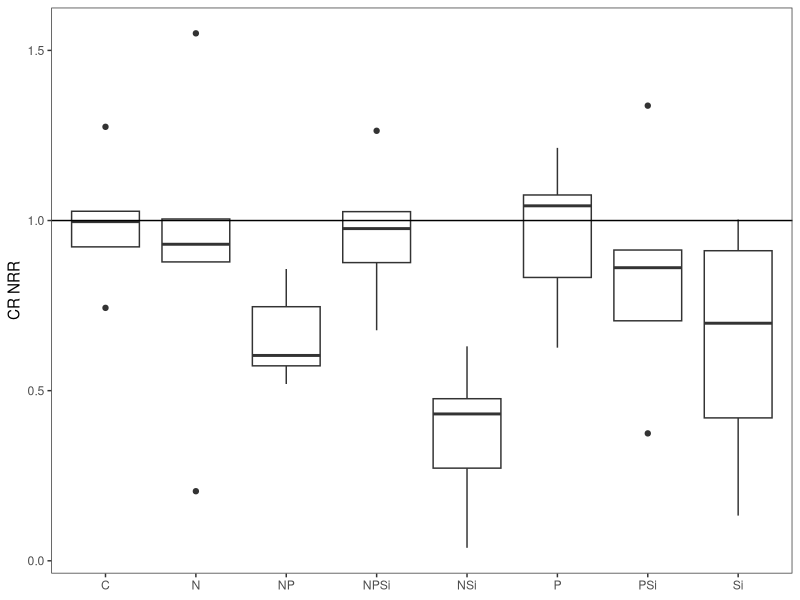
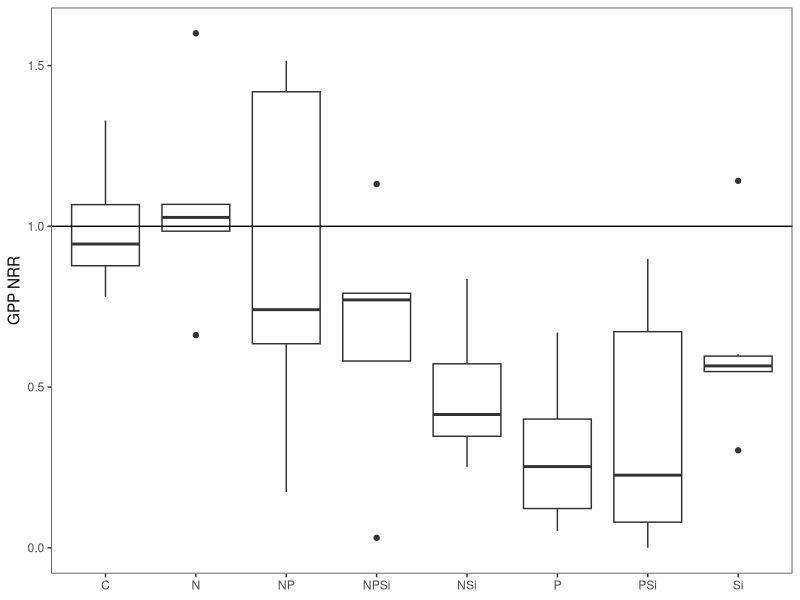
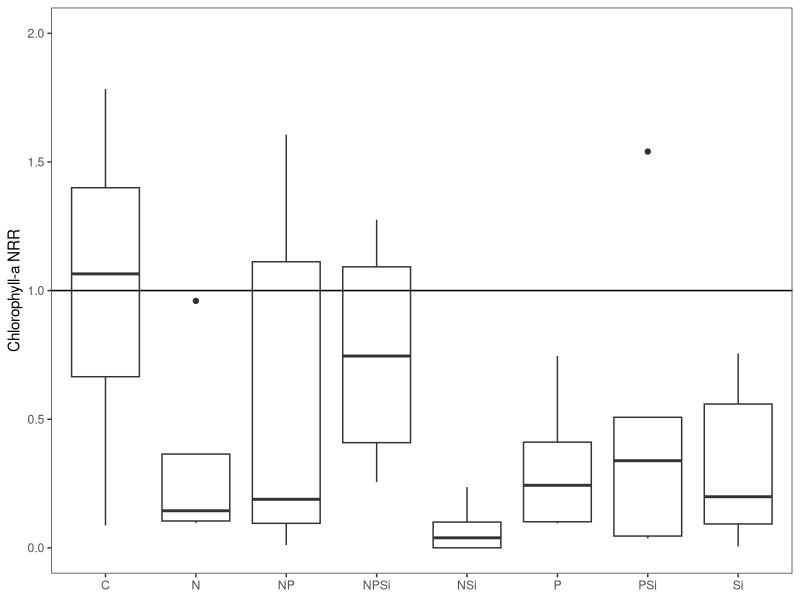
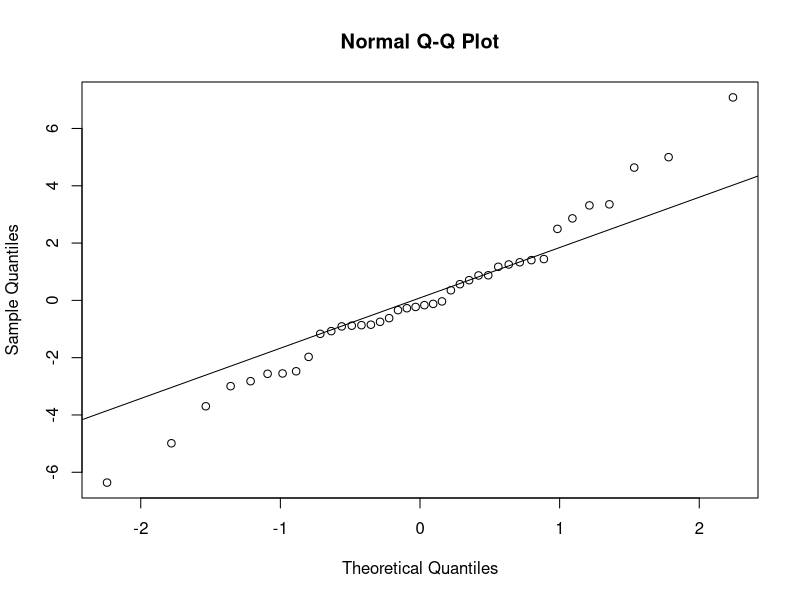
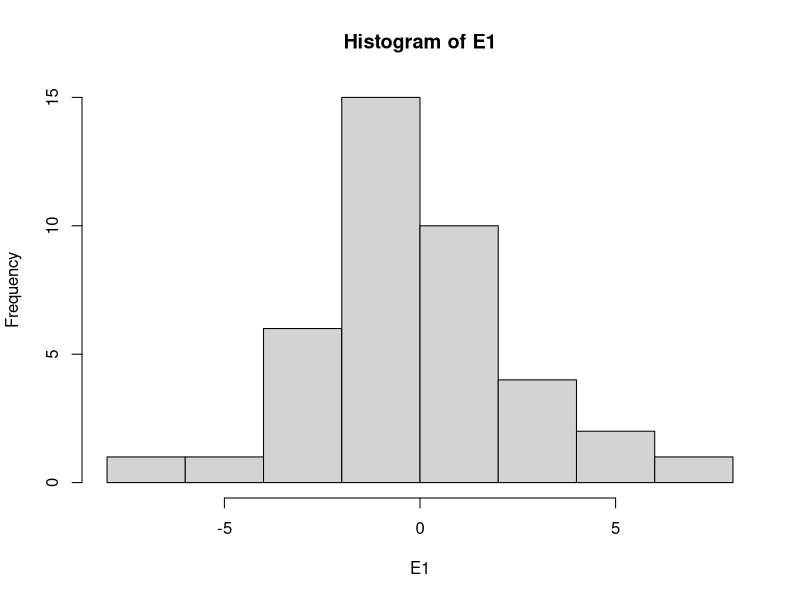
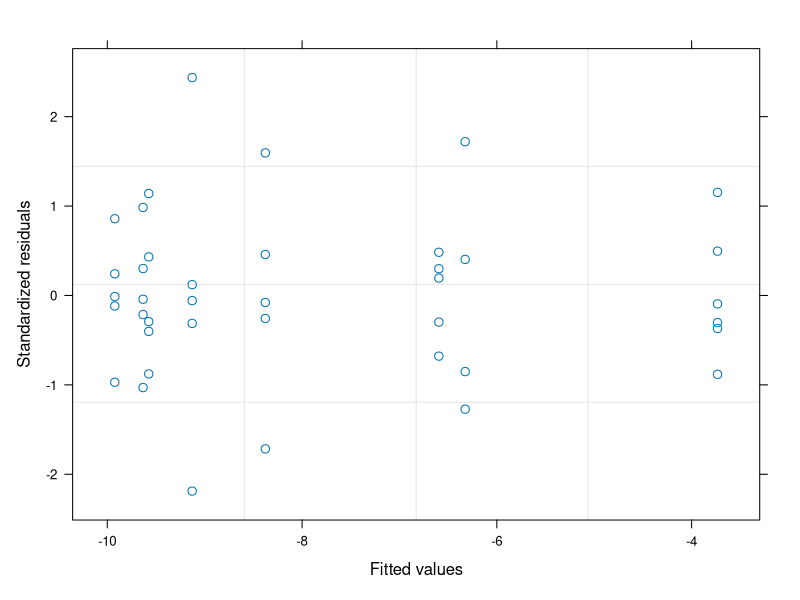

These figures' R source, in order: (Note: this script raises an error after producing the figures.)
#Author:  Clay Arango
#Creation date: 10-Feb-19
#Script to analyze NDS data from Summer 2018 NDS work with S. Roley and A. Alexiades

#packages
install.packages("nlme")
install.packages("nortest")
install.packages("dplyr")
install.packages("multcomp")
install.packages("MASS")
install.packages("ggplot2")
library(nlme)
library(nortest)
library(plyr)
library(dplyr)
library(multcomp)
library(MASS)
library(ggplot2)

#Load data
reec_fall <- read.table(file="reec_fall.csv", header=T, sep=",")

#set variable
d = reec_fall

#evaluate data to make sure factors are correct
names(d)
unique(d$nutrient) #control, N, NP, NPSi, NSi, P, PSi, Si
unique(d$N) #should be 0 and 1
unique(d$P) #should be 0 and 1
unique(d$Si) #should be 0 and 1
unique(d$top) #should be "sponge" and "glass"
#if need to change, use recode function below. 
d$top<-recode(d$top, "cellulose" ="sponge")
str(d)

#convert N and P vand Si alues (0 or 1 for absence or presence) to factors
d$N<-as.factor(d$N)
d$P<-as.factor(d$P)
d$Si<-as.factor(d$Si)
str(d)

#subset data into gpp and cr response
d.cr = subset(d, top=="sponge", data=d)
d.gpp = subset(d, top=="glass", data=d)

#calculate nrr for cr
x<-ddply(d.cr, "nutrient", summarise, ave_cr = mean(cr.area, na.rm=T)) #changed to ddply b/c allows
#to specify by column name - I had a csv file with the relevant column in a different position.
x
d.cr$cr.nrr = d.cr$cr.area/-9.9922869 #divide by control ave_cr

#calculate nrr for gpp and chla
x<- ddply(d.gpp, "nutrient", summarise, ave_gpp = mean(gpp.area, na.rm=T), ave_chla = mean(chla, na.rm=T)) 
x
d.gpp$gpp.nrr = d.gpp$gpp.area/2.2686372 #divide by control ave_gpp
d.gpp$chla.nrr = d.gpp$chla/0.5705330 #divide by control ave_chla

###############
#plots of NRR
##############
ggplot(data=subset(d.cr, !(nutrient=="control")), aes(x=nutrient, y=cr.nrr))+geom_boxplot()+theme_bw()+
  ylab("CR NRR")+geom_abline(slope = 0, intercept = 1)+
  theme(axis.title.x=element_blank(), panel.grid.minor=element_blank(), panel.grid.major=element_blank())
#inhibition

ggplot(data=subset(d.gpp, !(nutrient=="control")), aes(x=nutrient, y=gpp.nrr))+geom_boxplot()+theme_bw()+
  ylab("GPP NRR")+geom_abline(slope = 0, intercept = 1)+
  theme(axis.title.x=element_blank(), panel.grid.minor=element_blank(), panel.grid.major=element_blank())
#inhibition

ggplot(data=subset(d.gpp, !(nutrient=="control")), aes(x=nutrient, y=chla.nrr))+geom_boxplot()+theme_bw()+
  ylab("Chlorophyll-a NRR")+geom_abline(slope = 0, intercept = 1)+scale_y_continuous(limits=c(0, 2))+
  theme(axis.title.x=element_blank(), panel.grid.minor=element_blank(), panel.grid.major=element_blank())
#inhibition

##########
#NRR Summary Files
#########

GPP_sum<-ddply(d.gpp, "nutrient", summarise, ave_nrr.gpp=mean(gpp.nrr, na.rm=T), sd_nrr.gpp=sd(gpp.nrr, na.rm=T), 
               se_nrr.gpp =(sd(gpp.nrr)/sqrt(sum(!is.na(gpp.nrr)))), 
               ci95_nrr.gpp = (1.96*(sd(gpp.nrr)/sqrt(sum(!is.na(gpp.nrr))))),
               ave_nrr.chla=mean(chla.nrr, na.rm=T), sd_nrr.chla=sd(chla.nrr, na.rm=T), 
               se_nrr.chla =(sd(chla.nrr)/sqrt(sum(!is.na(chla.nrr)))), 
               ci95_nrr.chla = (1.96*(sd(chla.nrr)/sqrt(sum(!is.na(chla.nrr))))))
CR_sum<-ddply(d.cr, "nutrient", summarise, ave_nrr.cr=mean(cr.nrr, na.rm=T), sd_nrr.cr=sd(cr.nrr, na.rm=T), 
              se_nrr.cr =(sd(cr.nrr)/sqrt(sum(!is.na(cr.nrr)))), 
              ci95_nrr.cr = (1.96*(sd(cr.nrr)/sqrt(sum(!is.na(cr.nrr))))))
#now combine into one and export


############################################################
#analyze RESPIRATION data
############################################################

M1<-gls(cr.area~N*P*Si, data=d.cr, na.action=na.omit)
E1<-residuals(M1)
qqnorm(E1)
qqline(E1)
ad.test(E1)
   #residuals are normally distributed
hist(E1)  
plot(M1)

plot(filter(d.cr, !is.na(cr.area)) %>% dplyr::select(nutrient), 
     E1, xlab="nutrient", ylab="Residuals")
bartlett.test(cr.area~nutrient, data=d.cr)
   #variance test is ok

anova(M1)
  #co-limited by P and Si

x <- group_by(d.cr, nutrient) %>%  # Grouping function causes subsequent functions to aggregate by season and reach
  summarize(cr.mean = abs(mean(cr.area, na.rm = TRUE)), # na.rm = TRUE to remove missing values
            cr.sd=abs(sd(cr.area, na.rm = TRUE)),  # na.rm = TRUE to remove missing values
            n = sum(!is.na(cr.area)), # of observations, excluding NAs. 
            cr.se=cr.sd/sqrt(n))

ggplot(data=x, aes(x=nutrient, y=cr.mean)) + 
  geom_bar(stat="identity", position=position_dodge(), color = "black") + 
  geom_errorbar(aes(ymin=cr.mean, ymax=cr.mean+cr.se), width=0.2, 
                position=position_dodge(0.9)) + 
  xlab("Nutrient") +
  ylab(expression(Respiration~(ug~O[2]~m^{-2}~h^{-1}))) +
  ylim(0,20) +
  labs(fill="Light") +
  theme_bw() +
  theme(panel.grid.major=element_blank(),
        panel.grid.minor=element_blank(),
        legend.title=element_text(size=6),
        legend.key=element_blank(), 
        legend.position=c(0.5,0.95), 
        legend.text=element_text(size=8), 
        legend.background=element_blank(), 
        legend.direction="horizontal", 
        legend.key.size=unit(0.3, "cm"), 
        axis.title.y=element_text(size=8), 
        axis.title.x=element_text(size=8), 
        axis.text.x=element_text(size=8))

#ggsave('output/figures/Ring_fall.tiff',
#       units="in",
#       width=3.25,
#       height=3.25,
#       dpi=1200,
#       compression="lzw")

############################################################
#analyze the PRODUCTION data
############################################################

M1<-gls(gpp.area~N*P*Si, data=d.gpp, na.action=na.omit) 
E1<-residuals(M1)
qqnorm(E1)
qqline(E1)
ad.test(E1)
   #residuals are not normal but close

hist(E1, xlab="residuals", main="")
plot(M1)

plot(filter(d.gpp, !is.na(gpp.area)) %>% dplyr::select(nutrient), 
     E1, xlab="nutrient", ylab="Residuals")
bartlett.test(gpp.area~nutrient, data=d.gpp)
   #OK

anova(M1)
  
x <- group_by(d.gpp, nutrient) %>%  # Grouping function causes subsequent functions to aggregate by season and reach
  summarize(gpp.mean = abs(mean(gpp.area, na.rm = TRUE)), # na.rm = TRUE to remove missing values
            gpp.sd=abs(sd(gpp.area, na.rm = TRUE)),  # na.rm = TRUE to remove missing values
            n = sum(!is.na(gpp.area)), # of observations, excluding NAs. 
            gpp.se=gpp.sd/sqrt(n))

ggplot(data=x, aes(x=nutrient, y=gpp.mean)) + 
  geom_bar(stat="identity", position=position_dodge(), color = "black") + 
  geom_errorbar(aes(ymin=gpp.mean, ymax=gpp.mean+gpp.se), width=0.2, 
                position=position_dodge(0.9)) + 
  xlab("Nutrient") +
  ylab(expression(Production~(ug~O[2]~m^{-2}~h^{-1}))) +
  labs(fill="Light") +
  theme_bw() +
  theme(panel.grid.major=element_blank(),
        panel.grid.minor=element_blank(), 
        legend.title=element_text(size=6), 
        legend.key=element_blank(),  
        legend.position=c(0.5,0.95),  
        legend.text=element_text(size=8),  
        legend.background=element_blank(),  
        legend.direction="horizontal",  
        legend.key.size=unit(0.3, "cm"),  
        axis.title.y=element_text(size=8),  
        axis.title.x=element_text(size=8),  
        axis.text.x=element_text(size=8))

#ggsave('output/figures/gppByNutrient.tiff',
#       units="in",
#       width=3.25,
#       height=3.25,
#       dpi=1200,
#       compression="lzw")


#BELOW HERE IS NOT EDITED





############################################################
#analyze the CHL-A biomass on disks

M1<-gls(chla~N*P*light, data=roza_sum.chla, na.action=na.omit)
E1<-residuals(M1)
qqnorm(E1)
qqline(E1)
ad.test(E1)
  #residuals look bad (p=0.001)
hist(E1)
plot(M1)

vf1 = varIdent(form = ~ 1|N*P)
vf2 = varIdent(form = ~ 1|light)
vf3 = varIdent(form = ~ 1|N*P*light)
vf4 = varPower(form = ~ fitted(.)) 
vf5 = varExp(form = ~ fitted(.))
vf6 = varConstPower(form = ~ fitted(.))
vf7 = varExp(form = ~ fitted(.)|nutrient)

M2<-gls(chla~N*P*light, data=roza_sum.chla, na.action=na.omit, weights=vf1)
M3<-gls(chla~N*P*light, data=roza_sum.chla, na.action=na.omit, weights=vf2)
M4<-gls(chla~N*P*light, data=roza_sum.chla, na.action=na.omit, weights=vf3)
M5<-gls(chla~N*P*light, data=roza_sum.chla, na.action=na.omit, weights=vf4)
M6<-gls(chla~N*P*light, data=roza_sum.chla, na.action=na.omit, weights=vf5)
M7<-gls(chla~N*P*light, data=roza_sum.chla, na.action=na.omit, weights=vf6)
M8<-gls(chla~N*P*light, data=roza_sum.chla, na.action=na.omit, weights=vf7)

anova(M1,M2,M3,M4,M5,M6,M7,M8)

#M3 is best on AIC

E3<-residuals(M3)
qqnorm(E3)
qqline(E3)
ad.test(E3)
#residuals are not normal (p=0.001)
hist(E3, xlab="residuals", main="")
plot(M3)
  #hist and plot look good

plot(filter(roza_sum.chla, !is.na(chla)) %>% dplyr::select(light), 
     E3, xlab="light", ylab="Residuals")
bartlett.test(chla~light, data=roza_sum.chla)

plot(filter(roza_sum.chla, !is.na(chla)) %>% dplyr::select(nutrient), 
     E3, xlab="nutrient", ylab="Residuals")
bartlett.test(chla~nutrient, data=roza_sum.chla)

anova(M3)

#light is significant and N and P separately interact with light

x<-roza_sum.chla[complete.cases(roza_sum.chla$chla),]

with(x, 
     interaction.plot(nutrient,light,chla, 
                      ylim=c(0,1.5),lty=c(1,12),lwd=2,ylab="Chlorophyll a", 
                      xlab="Nutrient", trace.label="Light"))

x <- group_by(roza_sum.chla, nutrient, light) %>%  # Grouping function causes subsequent functions to aggregate by season and reach
  summarize(chla.mean = mean(chla, na.rm = TRUE), # na.rm = TRUE to remove missing values
            chla.sd=sd(chla, na.rm = TRUE),  # na.rm = TRUE to remove missing values
            n = sum(!is.na(chla)), # of observations, excluding NAs. 
            chla.se=chla.sd/sqrt(n))

ggplot(data=x, 
       aes(x=nutrient, y=chla.mean, fill=light)) + 
  geom_bar(stat="identity", position=position_dodge(), color = "black") + 
  geom_errorbar(aes(ymin=chla.mean, ymax=chla.mean+chla.se), width=0.2, 
                position=position_dodge(0.9)) + 
  scale_fill_manual(values=c("white","black")) +
  xlab("Nutrient") +
  ylab(expression(Chlorophyll~a~(ug~cm^{-2}))) +
  ylim(0,1.7) +
  labs(fill="Light") +
  theme_bw() +
  theme(panel.grid.major=element_blank(), 
        panel.grid.minor=element_blank(), 
        legend.title=element_text(size=6), 
        legend.key=element_blank(), 
        legend.position=c(0.5,0.95), 
        legend.text=element_text(size=8), 
        legend.background=element_blank(), 
        legend.direction="horizontal", 
        legend.key.size=unit(0.3, "cm"), 
        axis.title.y=element_text(size=8), 
        axis.title.x=element_text(size=8), 
        axis.text.x=element_text(size=8))

ggsave('output/figures/chlaByNutrientLight.tiff',
       units="in",
       width=3.25,
       height=3.25,
       dpi=1200,
       compression="lzw")



############################################################
############################################################
#calculate nrr mean and standard error
x1 <- group_by(roza_sum, nutrient, light) %>%  # Grouping function causes subsequent functions to aggregate by season and reach
  summarize(chla.nrr.mean = mean(chla.nrr, na.rm = TRUE), # na.rm = TRUE to remove missing values
            chla.nrr.sd=sd(chla.nrr, na.rm = TRUE),  # na.rm = TRUE to remove missing values
            chla.n = sum(!is.na(chla.nrr)), # of observations, excluding NAs. 
            chla.nrr.se=chla.nrr.sd/sqrt(chla.n))


x2 <- group_by(roza_sum, nutrient, light) %>%  # Grouping function causes subsequent functions to aggregate by season and reach
  summarize(gpp.nrr.mean = mean(gpp.nrr, na.rm = TRUE), # na.rm = TRUE to remove missing values
            gpp.nrr.sd=sd(gpp.nrr, na.rm = TRUE),  # na.rm = TRUE to remove missing values
            gpp.n = sum(!is.na(gpp.nrr)), # of observations, excluding NAs. 
            gpp.nrr.se=gpp.nrr.sd/sqrt(gpp.n))

x3 <- group_by(roza_sum, nutrient, light) %>%  # Grouping function causes subsequent functions to aggregate by season and reach
  summarize(cr.nrr.mean = mean(cr.nrr, na.rm = TRUE), # na.rm = TRUE to remove missing values
            cr.nrr.sd=sd(cr.nrr, na.rm = TRUE),  # na.rm = TRUE to remove missing values
            cr.n = sum(!is.na(cr.nrr)), # of observations, excluding NAs. 
            cr.nrr.se=cr.nrr.sd/sqrt(cr.n))

roza_sum.nrr<-cbind(x1,x2,x3)
roza_sum.nrr <- roza_sum.nrr[, !duplicated(colnames(roza_sum.nrr))]
write.csv(roza_sum.nrr, "roza_sum.nrr.csv")
